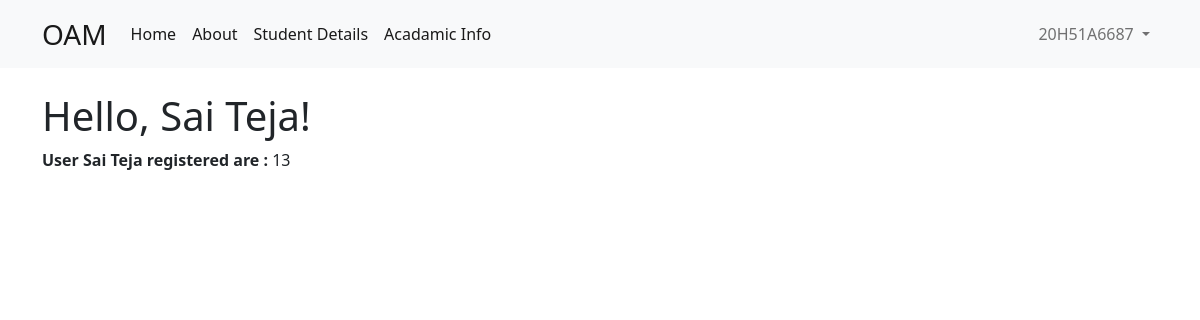
/ (signed in), run on the app's committed database.
### core/models.py (models this page shows)
class User(AbstractUser):
    user_type        = models.CharField(
                    max_length = 10,
                    choices = user_types,
                    default='student',
                    null = False,
                )
    gender      = models.CharField(
                    max_length=50,
                    choices=sex_choice,
                    default='Male'
                )
    dob         = models.DateField(
                    _("date of birth"),
                    default=date.today,
                    null = True,
                    blank = True,
                    help_text="Please use the following format: <em>YYYY-MM-DD</em>."
                )
    date_joined = models.DateTimeField(_("date joined"), default=timezone.now)
    class Meta:
        ordering    = [
                        'first_name',
                        'last_name',
                        'dob',
                        'email',
                        'gender'
                    ]
    def __str__(self):
        return f"{self.first_name} {self.last_name}"

### core/views.py (the view)
# urls.py: path('', views.home, name = 'home'),
@login_required
def home(request):
    return render(request, 'home.html', {
        'count' : User.objects.count(),
    })

### templates/home.html
{% extends 'base.html' %}
{% block body %}
    <div class="container">
        <h1>Hello, {{ user.first_name }} {{ user.last_name }}!</h1>
        <p><strong>User {{ user }} registered are : </strong>{{ count }}</p>
    </div>
{% endblock %}

### templates/nav.html (shortened to what this page needs)
<nav class="navbar navbar-expand-lg bg-light mb-4">
    <div class="container   ">
      <a class="navbar-brand fs-3" href="{% url 'home' %}">OAM</a>
      <div class="collapse navbar-collapse" id="navbarSupportedContent">
        <ul class="navbar-nav me-auto mb-2 mb-lg-0">
          <li class="nav-item">
            <a class="nav-link active" aria-current="page" href="{% url 'home' %}">Home</a>
          </li>
          <li class="nav-item">
            <a class="nav-link active" aria-current="page" href="{% url 'about' %}">About</a>
          </li>
          {% if user.is_authenticated and user.user_type != 'student' %}
          <li class="nav-item">
            <a class="nav-link active" aria-current="page" href="{% url 'departments' %}">Departments</a>
          </li>
          {% else %}
          <li class="nav-item">
            <a class="nav-link active" aria-current="page" href="{% url 'student details' %}">Student Details</a>
          </li>
          <li class="nav-item">
            <a class="nav-link active" aria-current="page" href="{% url 'acadamic info' %}">Acadamic Info</a>
          </li>
          {% endif %}
        </ul>
				{% if user.is_authenticated %}
					<ul class="navbar-nav mr-0 mb-2 mb-lg-0">
						<li class="nav-item dropdown">
							<a class="nav-link dropdown-toggle" href="#" role="button" data-bs-toggle="dropdown" aria-expanded="false">
								{{ user.username }}
							</a>
						</li>
					</ul>
        {% else %}
					<div class="form-inline my-2 my-lg-0">
						<a href="{% url 'login' %}" class="btn btn-outline-success">Login</a>
						<a href="{% url 'signup' %}" class="btn btn-primary ml-3">Signup</a>
					</div>
				{% endif %}
      </div>
    </div>
  </nav>

### data on the page
User: username "20H51A6687", first_name "Sai", last_name "Teja", first_name+last_name "Sai Teja"

### other printed values
{{ count }} "13"
